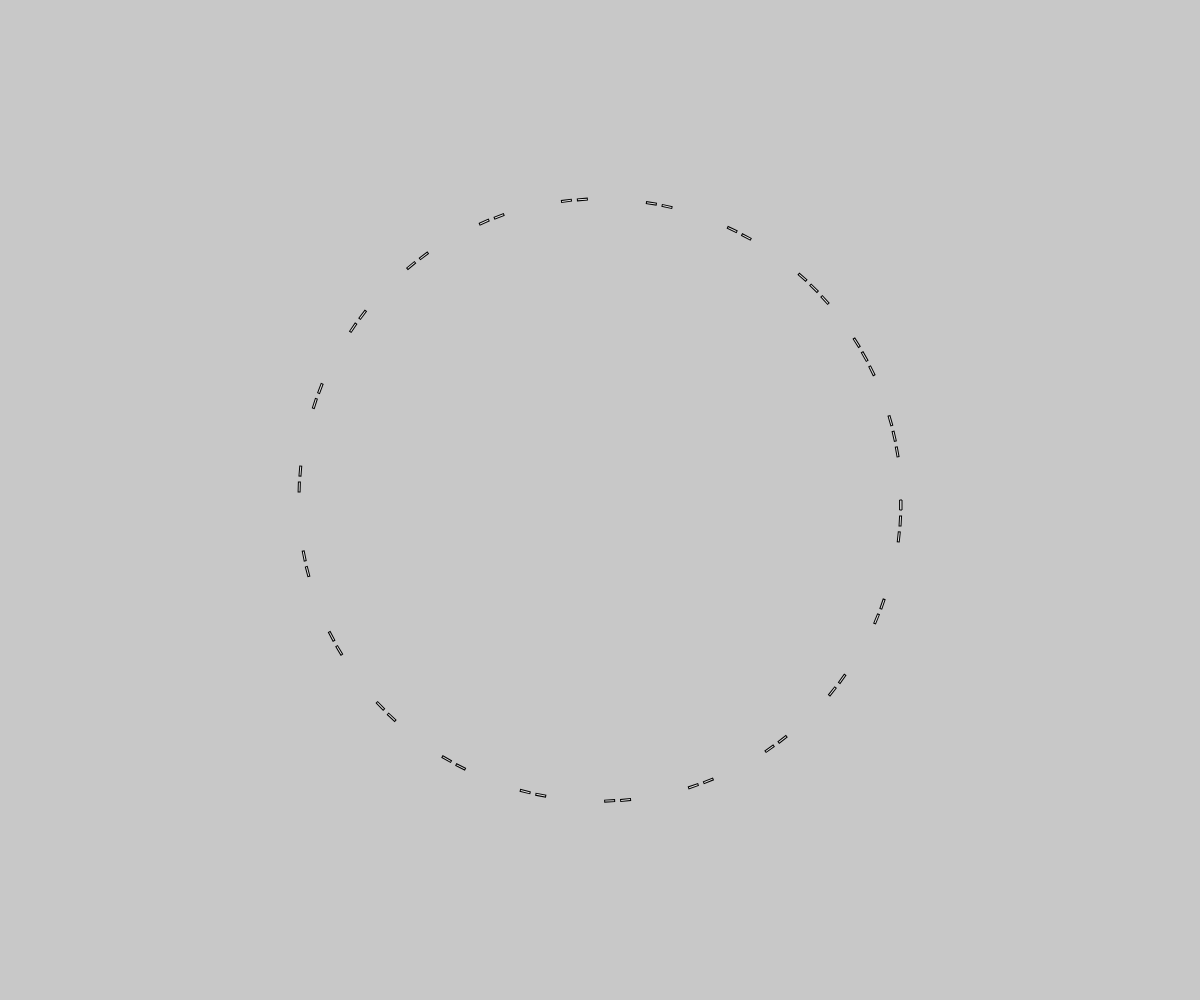
Frame 1 (no input)
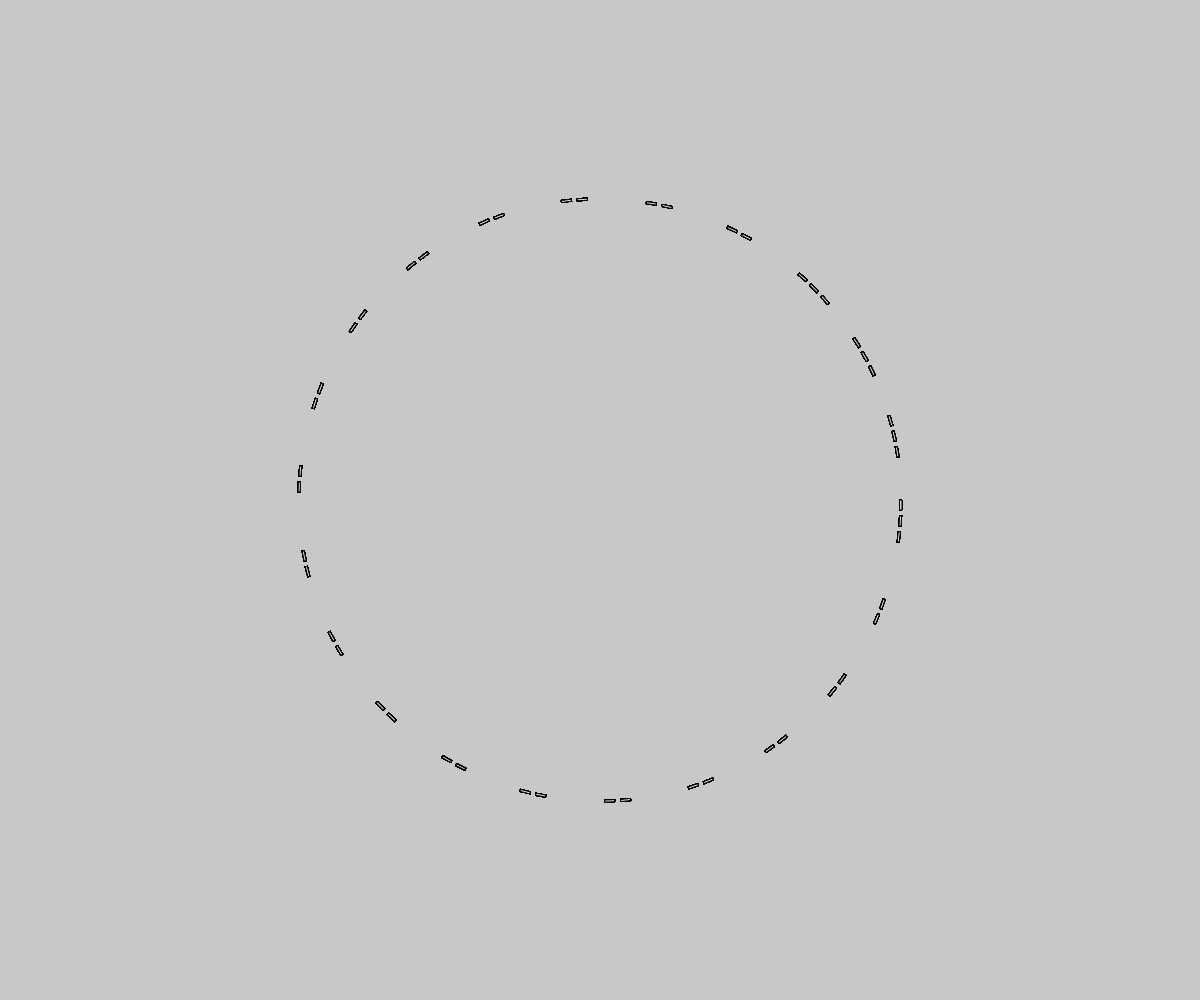
Frame 60 (no input)
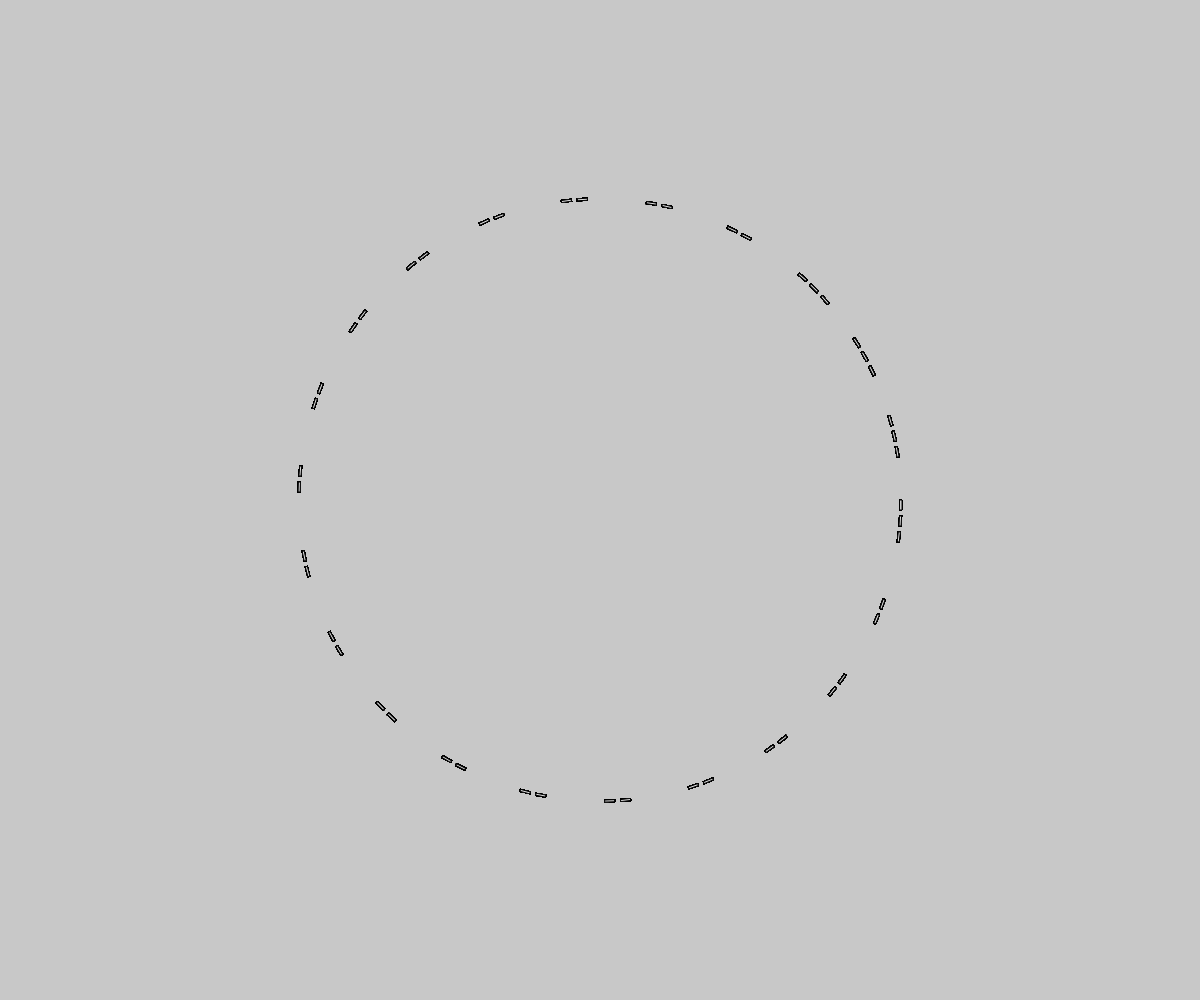
Frame 120 (the mouse pressed at the canvas centre since frame 60)

The p5.js sketch that drew these frames (run headless with seeded random() and noise() and a simulated clock; from frame 60 on, the mouse is pressed at the canvas centre):

// p5.js sketch
// ── sketch.js
// Project Title
// Your Name
// Date
//
// Extra for Experts:
// - describe what you did to take this project "above and beyond"


function setup() {
  createCanvas(windowWidth, windowHeight);
  background(200);
}

function draw() {
  translate(windowWidth/2, windowHeight/2);
  fill(225, 225, 225);
  ellipse(600, 600, 0, 0);
  for (let x = 0; x < 12; x += 1) {
    for (let y = 0; y < 4; y += 1){
      rect(300, 0, 2, 10);
      rotate (6);
    }
  }
}
